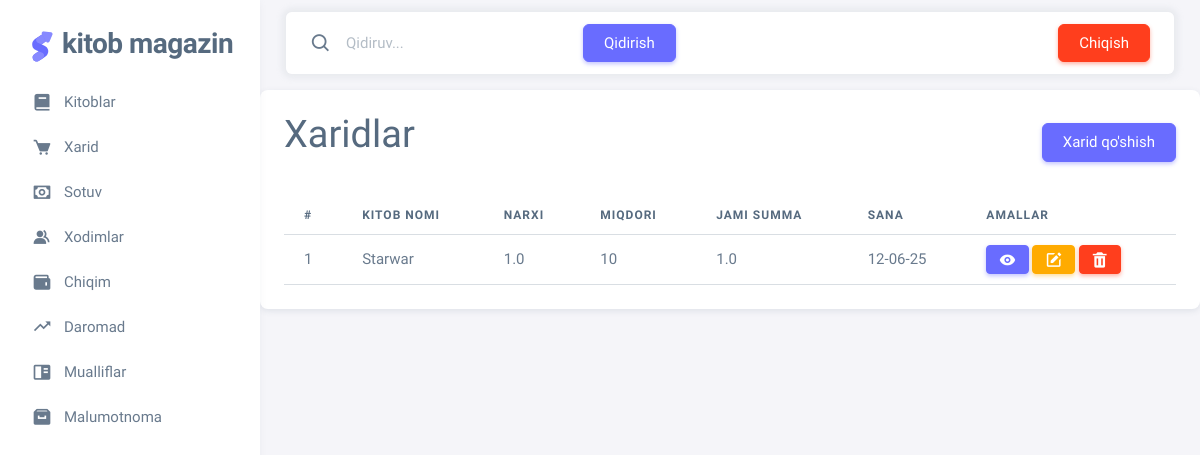
Before: /expence with the older database file.
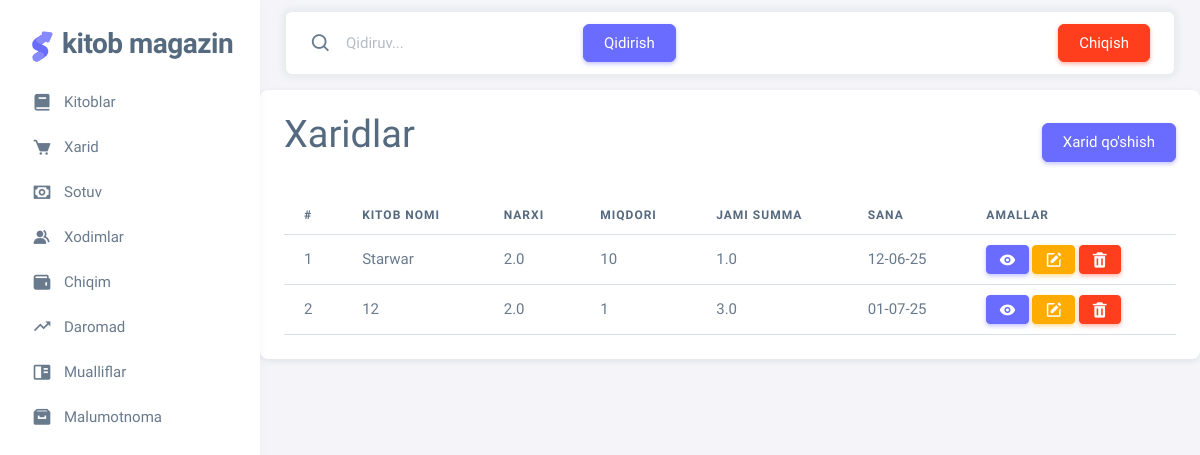
After: the same page with the newer database file.
### home/models.py (models this page shows, shortened)
class Expence(models.Model):
    book = models.ForeignKey(to=Book, on_delete=models.CASCADE, related_name="expence_book_book")
    price = models.FloatField()
    quantity = models.IntegerField()
    total_price = models.FloatField()
    description = models.TextField(null=True, blank=True)
    created_at = models.DateTimeField(auto_now_add=True)
    is_deleted = models.BooleanField(default=False)
    class Meta:
        db_table = "Expence"

class Book(models.Model):
    name = models.CharField(max_length=255)
    image = models.ImageField(upload_to='media')
    author = models.ForeignKey(to=Author, on_delete=models.CASCADE)
    category = models.ForeignKey(to=References, on_delete=models.CASCADE, related_name="book_category_references")
    quantity = models.IntegerField(default=0)
    price = models.FloatField()
    description = models.TextField(blank=True, null=True )
    created_at = models.DateField(auto_now_add=True)
    is_deleted = models.BooleanField(default=False)
    class Meta:
        db_table = "Book"
    def __str__(self):
        return self.name

### home/views.py (the view)
# urls.py: path("expence", views.expence_view, name='expence_view'),
def expence_view(request):
    expences = Expence.objects.filter(is_deleted=False)
    context = {
        'expences':expences
    }
    return render(request, 'expence/expence.html',context=context)

### template/expence/expence.html
{% extends "base.html" %}
{% block content %}
  <div class="card mt-3">
    <div class="card-header d-flex align-items-center justify-content-between d-flex-column">
        <h1>Xaridlar</h1>
        <a href="{% url 'expence_create' %}" class="btn btn-primary">Xarid qo'shish</a>
    </div>
    <div class="card-body">
        <table class="table table-hover d-flex-column">
            <tr>
                <th>#</th>
                <th>Kitob Nomi</th>
                <th>Narxi</th>
                <th>Miqdori</th>
                <th>Jami summa</th>
                <th>Sana</th>
                <th>Amallar</th>
            </tr>
            {% if expences %}
            {% for expence in expences %}
            <tr class="n">
                  <td>{{forloop.counter}}</td>
                  <td>{{expence.book}}</td>
                  <td>{{expence.price}}</td>
                  <td>{{expence.quantity}}</td>
                  <td>{{expence.total_price}}</td>
                  <td>{{expence.created_at|date:'d-m-y'}}</td>
                  <td>
                    <a href="" class="btn btn-sm btn-primary">
                        <i class="bx bxs-show"></i>
                    </a>
                    <a href="{% url 'expence_update' expence.pk %}" class="btn btn-sm btn-warning">
                        <i class="bx bxs-edit"></i>
                    </a>
                    <a href="{% url 'expence_delete' expence.pk %}" class="btn  btn-sm btn-danger ">
                        <i class="bx bxs-trash"></i>
                    </a>
                  </td>
                </tr>
                {% endfor %}
            {% else %}
            <tr>
                <td colspan="8" class="text-center">Xaridlar mavjud emas</td>
            </tr>
            {% endif %}
        </table>
    </div>
</div>
{% endblock content %}

Changed rows visible on the page:
changed Expence "Starwar": price "1.0" → "2.0"
added Expence: book "12", price "2.0", quantity "1", total_price "3.0", created_at "01-07-25"
